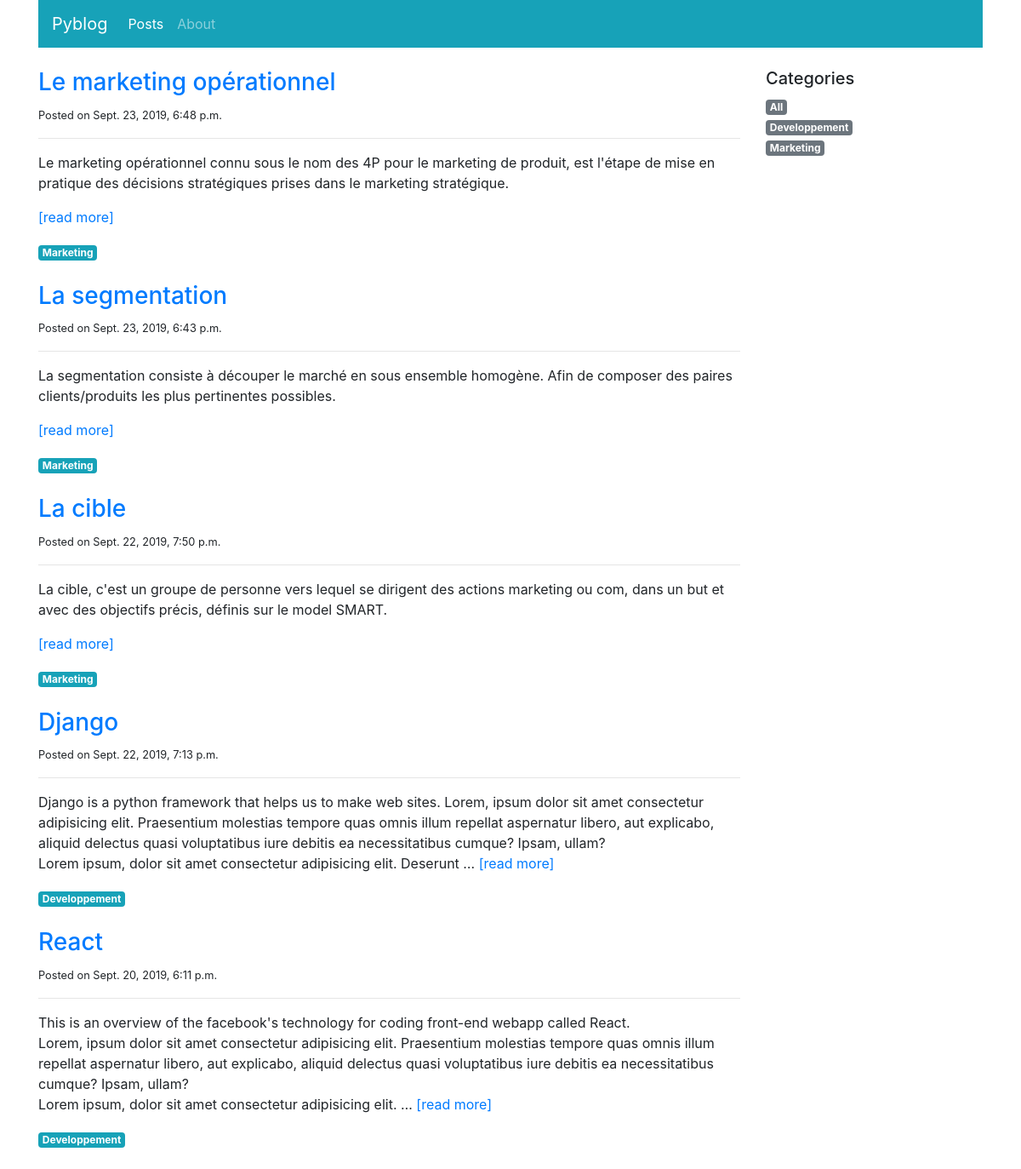
Page /blog/posts/ on the committed database.
### blog/models.py (models this page shows, shortened)
class Post(models.Model):
    title = models.CharField(max_length=100)
    category = models.ForeignKey('PostCategory',
                                 null=True,
                                 blank=True,
                                 on_delete=models.DO_NOTHING)
    published = models.BooleanField(default=False)
    text = models.TextField(blank=True)
    created_at = models.DateTimeField(auto_now_add=True)

class PostCategory(models.Model):
    name = models.CharField(max_length=50)
    def slug(self):
        return slugify(self.name)

### blog/views.py (the view)
# urls.py: path('posts/', views.post_list, name='home'),
def post_list(request, category_name=model_helpers.category_name_all.slug()):
        category, posts = model_helpers.get_category_and_posts(category_name)
        categories = model_helpers.get_categories()
        context = {
            'navigation_items': navigation.navigation_items(navigation.NAV_POSTS),
            'posts': posts,
            'category': category,
            'categories': categories
        }
        return render(request, 'blog/post_list.html', context)

### blog/model_helpers.py (called while the page is built, shortened)
def get_category_and_posts(category_name):
    posts = Post.objects.filter(published=True)
    if category_name == category_name_all.slug():
        category = category_name_all
    posts = posts.order_by("-created_at")
    return category, posts

def get_categories():
    cateroties = list(PostCategory.objects.all().order_by("name"))
    cateroties.insert(0, category_name_all)
    return cateroties

### blog/navigation.py (called while the page is built)
def navigation_items(selected_item):
    items = []
    for name, url in NAV_ITEMS:
        items.append({
            'name': name,
            'url': url,
            'active': True if selected_item == name else False
        })
    return items

### blog/templates/blog/post_list.html (shortened to what this page needs)
{% extends 'base.html' %}
{% block content %}
<div class="col-sm-9">
    {% for post in posts %}
    <div class="mb-4">
        <h3><a href="{% url 'post-detail' post.pk %}"> {{ post.title }}</a></h3>
        <small> Posted on {{ post.created_at }}</small>
        <hr/>
        <p class="text-muted">
            {{ post.text|linebreaks|safe|truncatewords:50 }}
            <a href="{% url 'post-detail' post.pk %}">[read more]</a>
        </p>
        <a href="{% url 'list-category-posts' post.category.slug %}"
           class="badge badge-info"> {{ post.category.name|capfirst }}</a>
    </div>
    {% endfor %}
</div>
<div class="col-sm-3">
    <h5> Categories </h5>
        <ul class="list-unstyled">
            {% for cat in categories %}
            <li>
                <a href="{% url 'list-category-posts' cat.slug %}"
                class="badge badge-secondary" > {{ cat.name|capfirst }} </a>
            </li>
            {% endfor %}
        </ul>
</div>
{% endblock content %}

### templates/base.html (shortened to what this page needs)
<!DOCTYPE html>
{% load static %}
<html lang="en">
<head>
    <link rel="stylesheet" href="{% static 'css/bootstrap.min.css' %}">
</head>
<body>
<div class="container">
    <nav class="navbar sticky-top navbar-expand-md navbar-dark bg-info">
        <a class="navbar-brand" href="{% url 'home' %}"> Pyblog </a>
        <div class="collapse navbar-collapse" id="navbar">
            <ul class="navbar-nav mr-auto">
                {% for item in navigation_items %}
                <li class="nav-item {% if item.active %}active{% endif %}">
                    <a class="nav-link" href="{{ item.url }}"> {{ item.name }} </a>
                </li>
                {% endfor %}
            </ul>
        </div>
    </nav>
    <div class="row mt-4">
        {% block content %} Please override this block {% endblock %}
    </div>
</div>
</body>
</html>

### rows in the picture
Post: title "Le marketing opérationnel", created_at "Sept. 23, 2019, 6:48 p.m.", text "Le marketing opérationnel connu sous le nom des 4P pour le marketing de produit, est l'étape de mise en pratique des décisions stratégiques prises dans le marketing stratégique.", category.name "Marketing"
Post: title "La segmentation", created_at "Sept. 23, 2019, 6:43 p.m.", text "La segmentation consiste à découper le marché en sous ensemble homogène. Afin de composer des paires clients/produits les plus pertinentes possibles.", category.name "Marketing"
Post: title "La cible", created_at "Sept. 22, 2019, 7:50 p.m.", text "La cible, c'est un groupe de personne vers lequel se dirigent des actions marketing ou com, dans un but et avec des objectifs précis, définis sur le model SMART.", category.name "Marketing"
Post: title "Django", created_at "Sept. 22, 2019, 7:13 p.m.", text "Django is a python framework that helps us to make web sites. Lorem, ipsum dolor sit amet consectetur adipisicing elit. Praesentium molestias tempore quas omnis illum repellat aspernatur libero, aut explicabo, aliquid delectus quasi voluptatibus iure debitis ea necessitatibus cumque? Ipsam, ullam? Lorem ipsum, dolor sit amet consectetur adipisicing elit. Deserunt …", category.name "Developpement"
Post: title "React", created_at "Sept. 20, 2019, 6:11 p.m.", text "This is an overview of the facebook's technology for coding front-end webapp called React. Lorem, ipsum dolor sit amet consectetur adipisicing elit. Praesentium molestias tempore quas omnis illum repellat aspernatur libero, aut explicabo, aliquid delectus quasi voluptatibus iure debitis ea necessitatibus cumque? Ipsam, ullam? Lorem ipsum, dolor sit amet consectetur adipisicing elit. …", category.name "Developpement"
PostCategory: name "Developpement"
PostCategory: name "Marketing"

### other values in the picture
{{ item.name }} "Posts" "About"
{{ cat.name|capfirst }} "All"
